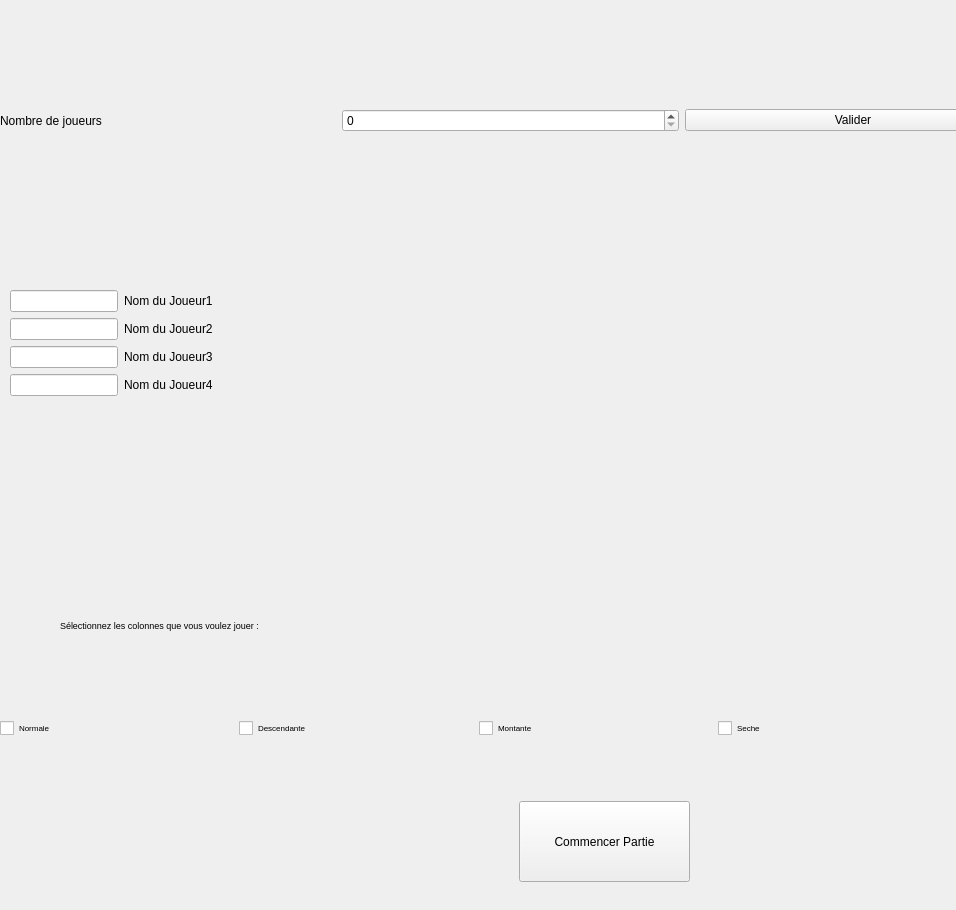
<?xml version="1.0" encoding="UTF-8"?>
<ui version="4.0">
 <class>PageNouvellePartie</class>
 <widget class="QWidget" name="PageNouvellePartie">
  <property name="geometry">
   <rect>
    <x>0</x>
    <y>0</y>
    <width>956</width>
    <height>910</height>
   </rect>
  </property>
  <property name="windowTitle">
   <string>Form</string>
  </property>
  <widget class="QWidget" name="horizontalLayoutWidget">
   <property name="geometry">
    <rect>
     <x>0</x>
     <y>60</y>
     <width>1021</width>
     <height>121</height>
    </rect>
   </property>
   <layout class="QHBoxLayout" name="horizontalLayout">
    <item>
     <widget class="QLabel" name="labelNbrJoueur">
      <property name="text">
       <string>Nombre de joueurs</string>
      </property>
     </widget>
    </item>
    <item>
     <widget class="QSpinBox" name="boxNbrJoueur"/>
    </item>
    <item>
     <widget class="QPushButton" name="buttonValiderNbrJoueur">
      <property name="text">
       <string>Valider</string>
      </property>
     </widget>
    </item>
   </layout>
  </widget>
  <widget class="QWidget" name="formLayoutWidget">
   <property name="geometry">
    <rect>
     <x>10</x>
     <y>290</y>
     <width>981</width>
     <height>251</height>
    </rect>
   </property>
   <layout class="QFormLayout" name="formLayout">
    <property name="sizeConstraint">
     <enum>QLayout::SetDefaultConstraint</enum>
    </property>
    <property name="labelAlignment">
     <set>Qt::AlignLeading|Qt::AlignLeft|Qt::AlignVCenter</set>
    </property>
    <item row="1" column="0">
     <widget class="QLineEdit" name="lineEditNomJoueur1">
      <property name="alignment">
       <set>Qt::AlignRight|Qt::AlignTrailing|Qt::AlignVCenter</set>
      </property>
     </widget>
    </item>
    <item row="1" column="1">
     <widget class="QLabel" name="labelNomJoueur1">
      <property name="text">
       <string>Nom du Joueur1</string>
      </property>
      <property name="alignment">
       <set>Qt::AlignLeading|Qt::AlignLeft|Qt::AlignVCenter</set>
      </property>
     </widget>
    </item>
    <item row="2" column="0">
     <widget class="QLineEdit" name="lineEditNomJoueur2"/>
    </item>
    <item row="2" column="1">
     <widget class="QLabel" name="labelNomJoueur2">
      <property name="text">
       <string>Nom du Joueur2</string>
      </property>
     </widget>
    </item>
    <item row="3" column="0">
     <widget class="QLineEdit" name="lineEditNomJoueur3"/>
    </item>
    <item row="3" column="1">
     <widget class="QLabel" name="labelNomJoueur3">
      <property name="text">
       <string>Nom du Joueur3</string>
      </property>
     </widget>
    </item>
    <item row="4" column="0">
     <widget class="QLineEdit" name="lineEditNomJoueur4"/>
    </item>
    <item row="4" column="1">
     <widget class="QLabel" name="labelNomJoueur4">
      <property name="text">
       <string>Nom du Joueur4</string>
      </property>
     </widget>
    </item>
   </layout>
  </widget>
  <widget class="QLabel" name="label">
   <property name="geometry">
    <rect>
     <x>60</x>
     <y>570</y>
     <width>701</width>
     <height>111</height>
    </rect>
   </property>
   <property name="font">
    <font>
     <pointsize>7</pointsize>
    </font>
   </property>
   <property name="text">
    <string>Sélectionnez les colonnes que vous voulez jouer :</string>
   </property>
  </widget>
  <widget class="QWidget" name="horizontalLayoutWidget_2">
   <property name="geometry">
    <rect>
     <x>0</x>
     <y>720</y>
     <width>951</width>
     <height>61</height>
    </rect>
   </property>
   <layout class="QHBoxLayout" name="horizontalLayout_2">
    <property name="sizeConstraint">
     <enum>QLayout::SetMaximumSize</enum>
    </property>
    <item>
     <widget class="QCheckBox" name="col1">
      <property name="font">
       <font>
        <pointsize>6</pointsize>
       </font>
      </property>
      <property name="text">
       <string>Normale</string>
      </property>
      <property name="checkable">
       <bool>true</bool>
      </property>
      <property name="checked">
       <bool>false</bool>
      </property>
      <property name="autoExclusive">
       <bool>false</bool>
      </property>
     </widget>
    </item>
    <item>
     <widget class="QCheckBox" name="col3">
      <property name="font">
       <font>
        <pointsize>6</pointsize>
       </font>
      </property>
      <property name="text">
       <string>Descendante</string>
      </property>
      <property name="checked">
       <bool>false</bool>
      </property>
      <property name="autoExclusive">
       <bool>false</bool>
      </property>
     </widget>
    </item>
    <item>
     <widget class="QCheckBox" name="col2">
      <property name="sizePolicy">
       <sizepolicy hsizetype="Minimum" vsizetype="Fixed">
        <horstretch>0</horstretch>
        <verstretch>0</verstretch>
       </sizepolicy>
      </property>
      <property name="font">
       <font>
        <pointsize>6</pointsize>
       </font>
      </property>
      <property name="text">
       <string>Montante</string>
      </property>
      <property name="checked">
       <bool>false</bool>
      </property>
      <property name="autoExclusive">
       <bool>false</bool>
      </property>
     </widget>
    </item>
    <item>
     <widget class="QCheckBox" name="col4">
      <property name="font">
       <font>
        <pointsize>6</pointsize>
       </font>
      </property>
      <property name="text">
       <string>Seche</string>
      </property>
      <property name="checked">
       <bool>false</bool>
      </property>
      <property name="autoExclusive">
       <bool>false</bool>
      </property>
     </widget>
    </item>
   </layout>
  </widget>
  <widget class="QPushButton" name="pushButton">
   <property name="geometry">
    <rect>
     <x>519</x>
     <y>801</y>
     <width>171</width>
     <height>81</height>
    </rect>
   </property>
   <property name="text">
    <string>Commencer Partie</string>
   </property>
  </widget>
 </widget>
 <resources/>
 <connections/>
</ui>
